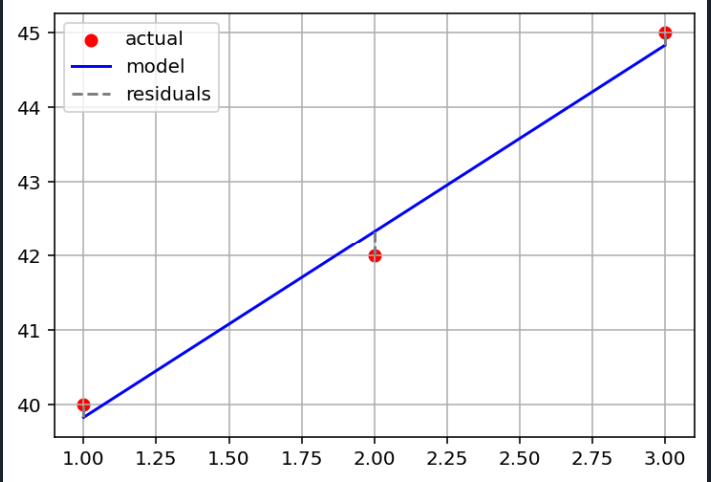

Source code (Python):
#using results from lab2
#compute predicted values ax
#compute residual r= y-ax
#compute squared error

import numpy as np
import matplotlib.pyplot as plt

x = np.array([1, 2, 3])
y = np.array([40, 42, 45])

A = np.array([[1, 1], [2, 1], [3, 1]])
Y = y.reshape(-1, 1)

theta = np.linalg.lstsq(A, Y, rcond=None)[0]
a, b = theta[0][0], theta[1][0]

y_hat = A @ theta
r = Y - y_hat
sse = np.sum(r**2)

print(f"predict y:\n{y_hat.flatten()}")
print(f"residuals:\n{r.flatten()}")
print(f"sum of squared errors: {sse:.4f}")

plt.scatter(x, y, color='red', label='actual')
plt.plot(x, y_hat, color='blue', label='model')
plt.vlines(x, y_hat.flatten(), y, colors='gray', linestyles='dashed', label='residuals')
plt.legend()
plt.grid(True)
plt.show()
